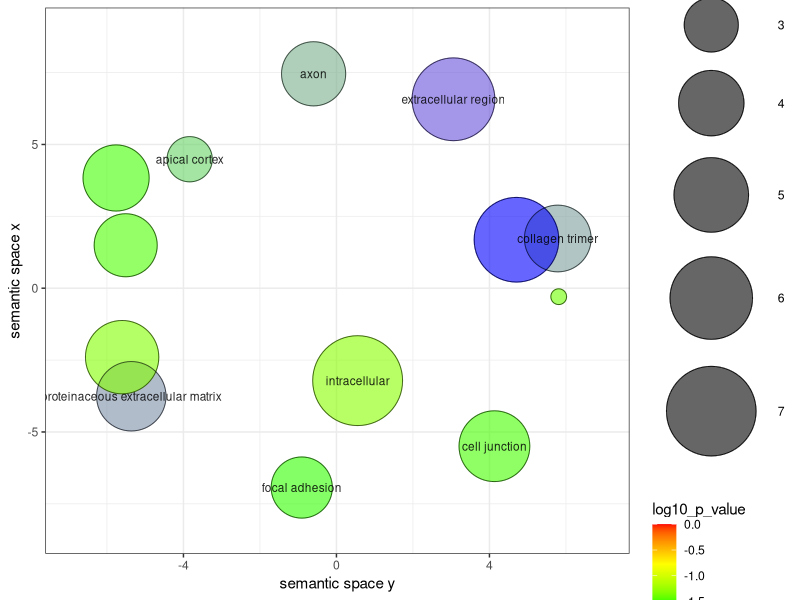

The R source for this figure:


# A plotting R script produced by the REVIGO server at http://revigo.irb.hr/
# If you found REVIGO useful in your work, please cite the following reference:
# Supek F et al. "REVIGO summarizes and visualizes long lists of Gene Ontology
# terms" PLoS ONE 2011. doi:10.1371/journal.pone.0021800


# --------------------------------------------------------------------------
# If you don't have the ggplot2 package installed, uncomment the following line:
# install.packages( "ggplot2" );
library( ggplot2 );
# --------------------------------------------------------------------------
# If you don't have the scales package installed, uncomment the following line:
# install.packages( "scales" );
library( scales );


# --------------------------------------------------------------------------
# Here is your data from REVIGO. Scroll down for plot configuration options.

revigo.names <- c("term_ID","description","frequency_%","plot_X","plot_Y","plot_size","log10_p_value","uniqueness","dispensability");
revigo.data <- rbind(c("GO:0005576","extracellular region", 4.572, 3.059, 6.571, 6.031,-2.1587,0.859,0.000),
c("GO:0005578","proteinaceous extracellular matrix", 0.109,-5.363,-3.758, 4.410,-1.9494,0.776,0.000),
c("GO:0005581","collagen trimer", 0.057, 5.786, 1.729, 4.126,-1.8994,0.776,0.000),
c("GO:0005925","focal adhesion", 0.016,-0.907,-6.933, 3.588,-1.5132,0.852,0.000),
c("GO:0030054","cell junction", 0.154, 4.130,-5.495, 4.559,-1.4840,0.852,0.000),
c("GO:0030424","axon", 0.032,-0.597, 7.457, 3.872,-1.8372,0.837,0.000),
c("GO:0045179","apical cortex", 0.001,-3.837, 4.486, 2.391,-1.7062,0.776,0.016),
c("GO:0005622","intracellular",46.136, 0.554,-3.215, 7.035,-1.3062,0.895,0.036),
c("GO:0048471","perinuclear region of cytoplasm", 0.050,-5.761, 3.834, 4.067,-1.4886,0.763,0.181),
c("GO:0030017","sarcomere", 0.025,-5.510, 1.494, 3.765,-1.4715,0.651,0.217),
c("GO:0036398","TCR signalosome", 0.000, 5.811,-0.295, 1.519,-1.3901,0.793,0.218),
c("GO:0043234","protein complex", 8.273, 4.707, 1.686, 6.288,-2.3248,0.789,0.332),
c("GO:0070062","extracellular exosome", 0.300,-5.603,-2.398, 4.848,-1.3231,0.725,0.546));

one.data <- data.frame(revigo.data);
names(one.data) <- revigo.names;
one.data <- one.data [(one.data$plot_X != "null" & one.data$plot_Y != "null"), ];
one.data$plot_X <- as.numeric( as.character(one.data$plot_X) );
one.data$plot_Y <- as.numeric( as.character(one.data$plot_Y) );
one.data$plot_size <- as.numeric( as.character(one.data$plot_size) );
one.data$log10_p_value <- as.numeric( as.character(one.data$log10_p_value) );
one.data$frequency <- as.numeric( as.character(one.data$frequency) );
one.data$uniqueness <- as.numeric( as.character(one.data$uniqueness) );
one.data$dispensability <- as.numeric( as.character(one.data$dispensability) );
#head(one.data);


# --------------------------------------------------------------------------
# Names of the axes, sizes of the numbers and letters, names of the columns,
# etc. can be changed below

p1 <- ggplot( data = one.data );
p1 <- p1 + geom_point( aes( plot_X, plot_Y, colour = log10_p_value, size = plot_size), alpha = I(0.6) ) + scale_size_area();
p1 <- p1 + scale_colour_gradientn( colours = c("blue", "green", "yellow", "red"), limits = c( min(one.data$log10_p_value), 0) );
p1 <- p1 + geom_point( aes(plot_X, plot_Y, size = plot_size), shape = 21, fill = "transparent", colour = I (alpha ("black", 0.6) )) + scale_size_area();
p1 <- p1 + scale_size( range=c(5, 30)) + theme_bw(); # + scale_fill_gradientn(colours = heat_hcl(7), limits = c(-300, 0) );
ex <- one.data [ one.data$dispensability < 0.15, ]; 
p1 <- p1 + geom_text( data = ex, aes(plot_X, plot_Y, label = description), colour = I(alpha("black", 0.85)), size = 3 );
p1 <- p1 + labs (y = "semantic space x", x = "semantic space y");
p1 <- p1 + theme(legend.key = element_blank()) ;
one.x_range = max(one.data$plot_X) - min(one.data$plot_X);
one.y_range = max(one.data$plot_Y) - min(one.data$plot_Y);
p1 <- p1 + xlim(min(one.data$plot_X)-one.x_range/10,max(one.data$plot_X)+one.x_range/10);
p1 <- p1 + ylim(min(one.data$plot_Y)-one.y_range/10,max(one.data$plot_Y)+one.y_range/10);



# --------------------------------------------------------------------------
# Output the plot to screen

p1;

# Uncomment the line below to also save the plot to a file.
# The file type depends on the extension (default=pdf).

# ggsave("C:/Users/path_to_your_file/revigo-plot.pdf");
